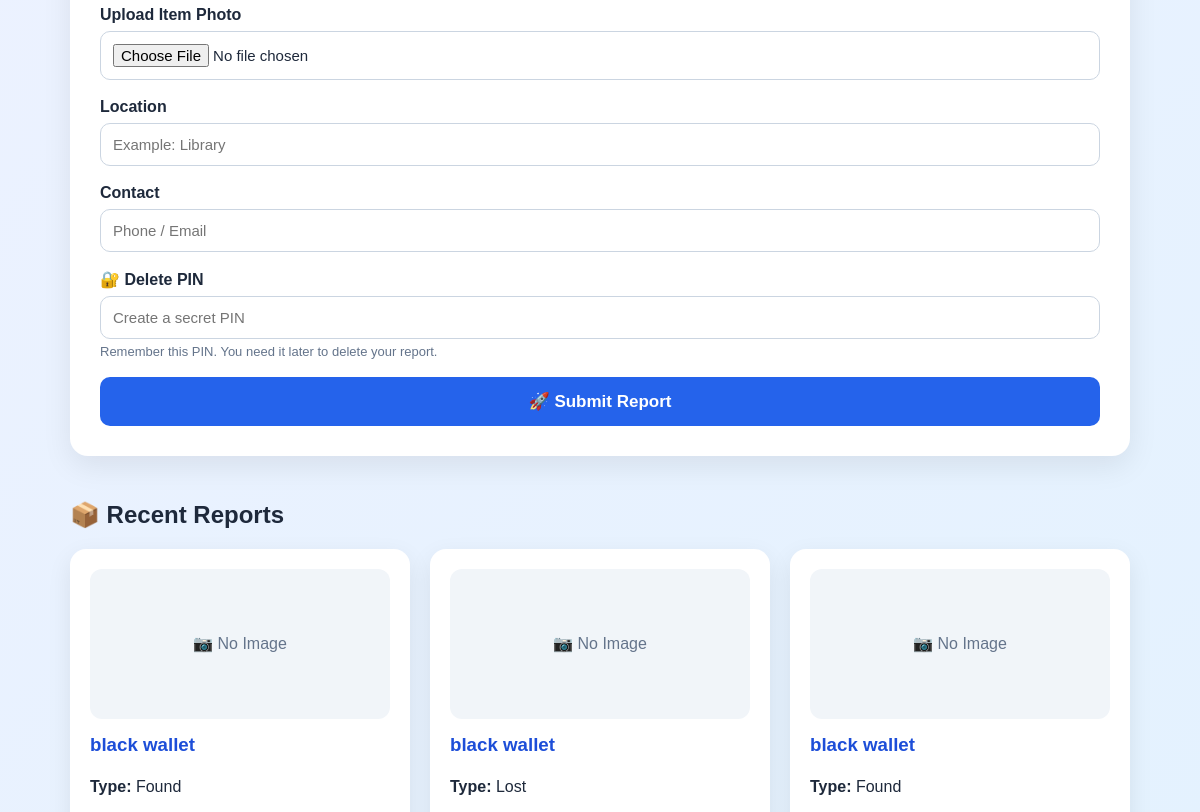
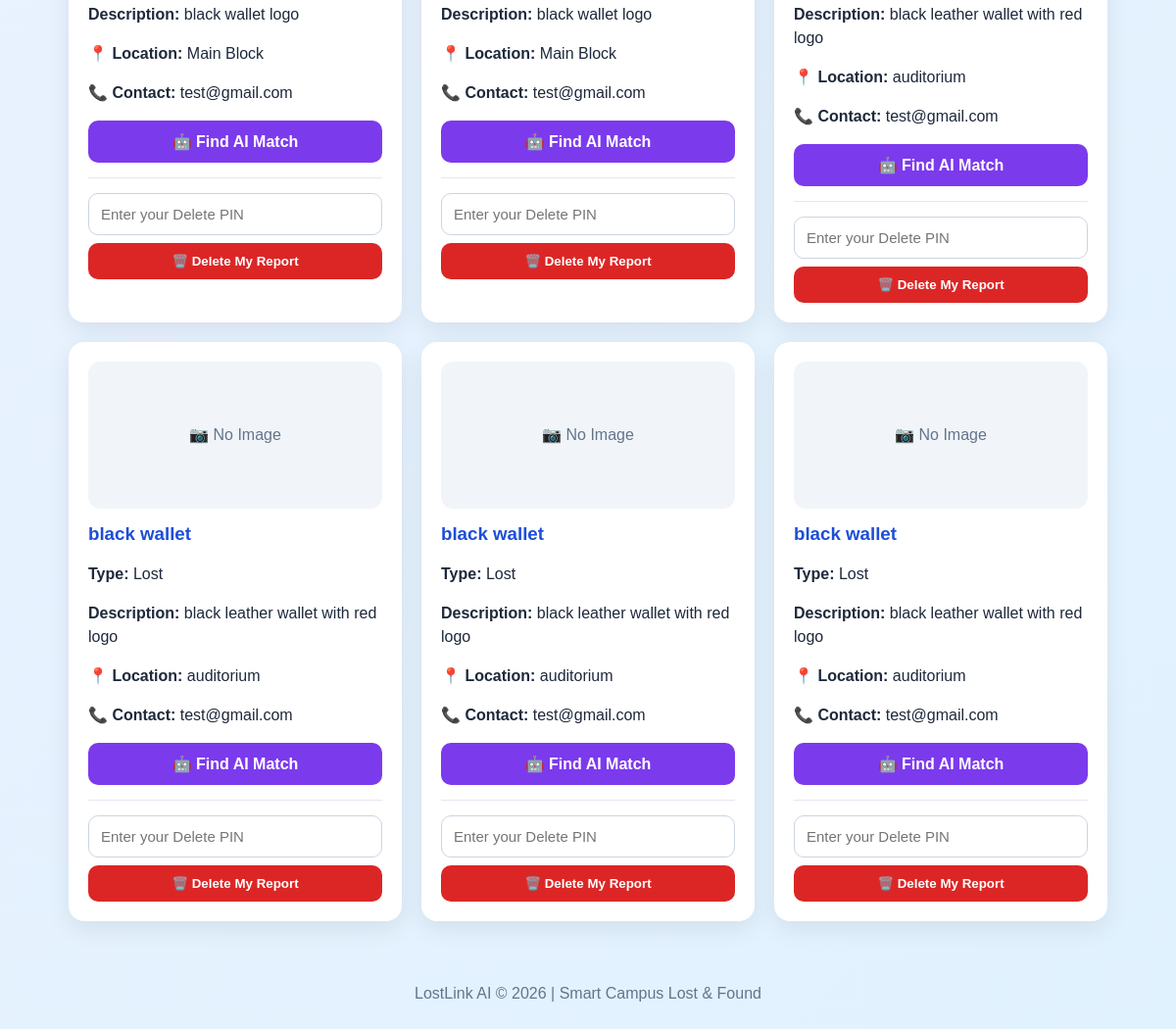
Before: / (lower part) with the older database file (2 pictures, top to bottom).
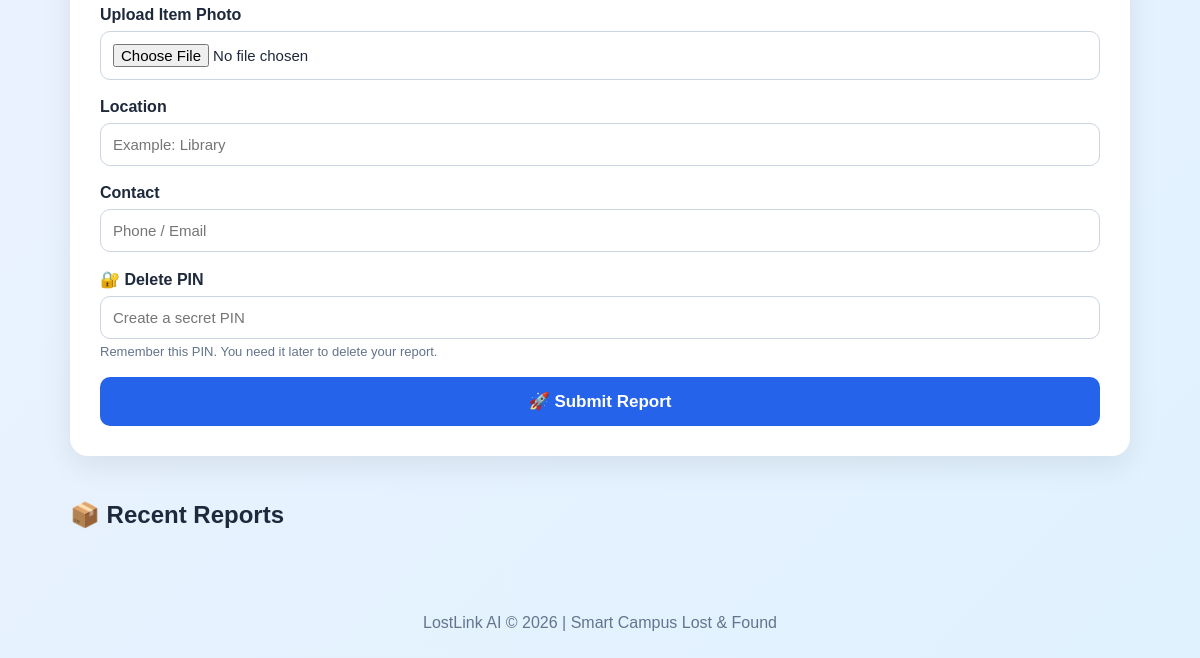
After: the same page with the newer database file.
### tables this page shows
CREATE TABLE items (
            id INTEGER PRIMARY KEY AUTOINCREMENT,
            item_type TEXT,
            item_name TEXT,
            description TEXT,
            location TEXT,
            contact TEXT
        , image TEXT, delete_pin TEXT);

### app.py (the view)
@app.route("/")
def home():
    conn = sqlite3.connect("lostlink.db")
    items = conn.execute("""
        SELECT * FROM items
        ORDER BY id DESC
    """).fetchall()
    conn.close()
    return render_template(
        "index.html",
        items=items
    )

### templates/index.html (shortened to what this page needs)
<!DOCTYPE html>
<html lang="en">
<head>
</head>
<body>
    <div class="container">
        <div class="form-card">
            <form
                action="/report"
                method="POST"
                enctype="multipart/form-data"
            >
                <div class="form-group">
                    <label>Upload Item Photo</label>
                    <input
                        type="file"
                        name="image"
                        accept="image/*"
                    >
                </div>
                <div class="form-group">
                    <label>Location</label>
                    <input
                        type="text"
                        name="location"
                        placeholder="Example: Library"
                        required
                    >
                </div>
                <div class="form-group">
                    <label>Contact</label>
                    <input
                        type="text"
                        name="contact"
                        placeholder="Phone / Email"
                        required
                    >
                </div>
                <div class="form-group">
                    <label>🔐 Delete PIN</label>
                    <input
                        type="password"
                        name="delete_pin"
                        placeholder="Create a secret PIN"
                        required
                    >
                    <div class="pin-note">
                        Remember this PIN. You need it later to delete your report.
                    </div>
                </div>
                <button
                    type="submit"
                    class="submit-btn"
                >
                    🚀 Submit Report
                </button>
            </form>
        </div>
        <h2 class="reports-title">
            📦 Recent Reports
        </h2>
        <div class="reports">
            {% for item in items %}
            <div class="item-card">
                {% if item[6] %}
                    <img
                        src="{{ url_for('static', filename='uploads/' + item[6]) }}"
                        class="item-image"
                        alt="Item Image"
                    >
                {% else %}
                    <div class="no-image">
                        📷 No Image
                    </div>
                {% endif %}
                <h3>
                    {{ item[2] }}
                </h3>
                <p>
                    <strong>Type:</strong>
                    {{ item[1] }}
                </p>
                <p>
                    <strong>Description:</strong>
                    {{ item[3] }}
                </p>
                <p>
                    <strong>📍 Location:</strong>
                    {{ item[4] }}
                </p>
                <p>
                    <strong>📞 Contact:</strong>
                    {{ item[5] }}
                </p>
                <a
                    href="/match/{{ item[0] }}"
                    class="match-btn"
                >
                    🤖 Find AI Match
                </a>
                <div class="delete-box">
                    <form
                        action="/delete/{{ item[0] }}"
                        method="POST"
                    >
                        <input
                            type="password"
                            name="delete_pin"
                            class="delete-input"
                            placeholder="Enter your Delete PIN"
                            required
                        >
                        <button
                            type="submit"
                            class="delete-btn"
                        >
                            🗑️ Delete My Report
                        </button>
                    </form>
                </div>
            </div>
            {% endfor %}
        </div>
    </div>
    <div class="footer">
        LostLink AI © 2026 | Smart Campus Lost & Found
    </div>
</body>
</html>

### templates/index.html (style rules this page uses)
* { box-sizing: border-box; }
body { margin: 0; font-family: Arial, sans-serif; background: linear-gradient(135deg, #eef2ff, #e0f2fe); color: #1e293b; }
.container { max-width: 1100px; margin: 35px auto; padding: 0 20px; }
.form-card { background: white; padding: 30px; border-radius: 18px; box-shadow: 0 10px 30px rgba(0, 0, 0, 0.08); }
.form-group { margin-bottom: 18px; }
label { display: block; font-weight: bold; margin-bottom: 7px; }
input, textarea, select { width: 100%; padding: 12px; border: 1px solid #cbd5e1; border-radius: 10px; font-size: 15px; }
.submit-btn { width: 100%; padding: 14px; border: none; border-radius: 10px; background: #2563eb; color: white; font-size: 17px; font-weight: bold; cursor: pointer; }
.pin-note { font-size: 13px; color: #64748b; margin-top: 5px; }
.reports-title { margin-top: 45px; margin-bottom: 20px; }
.footer { text-align: center; padding: 30px; color: #64748b; }

Changed rows visible on the page:
removed items: image "📷 No Image", item_name "black wallet", item_type "Found", description "black wallet logo", location "Main Block", contact "test@gmail.com"
removed items: image "📷 No Image", item_name "black wallet", item_type "Lost", description "black wallet logo", location "Main Block", contact "test@gmail.com"
removed items: item_name "black wallet", item_type "Found", description "black leather wallet with red logo", location "auditorium", contact "test@gmail.com"
removed items: item_name "black wallet", item_type "Lost", description "black leather wallet with red logo", location "auditorium", contact "test@gmail.com"
removed items: item_name "black wallet", item_type "Lost", description "black leather wallet with red logo", location "auditorium", contact "test@gmail.com"
removed items: item_name "black wallet", item_type "Lost", description "black leather wallet with red logo", location "auditorium", contact "test@gmail.com"
